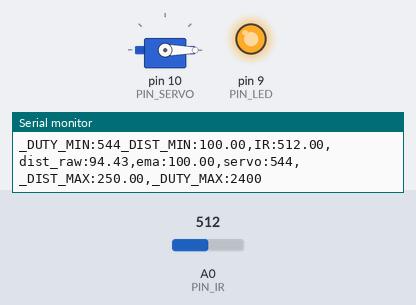
A sketch run on a simulated Arduino Uno, built with avr-gcc and run on an emulated ATmega328P. On the bench: servo, output pins drawn as LEDs (lit = HIGH), the last lines printed to the serial monitor. The test bench sets the inputs (shaded band); at power-on: A0 (PIN_IR) = 512.

Above: at 1.2 s.
1.3 s: A0 (PIN_IR) set to 479
At 2.6 s:
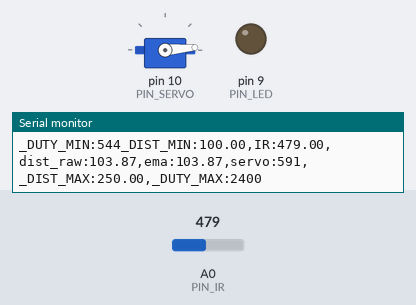
2.9 s: A0 (PIN_IR) set to 306
At 4.2 s:
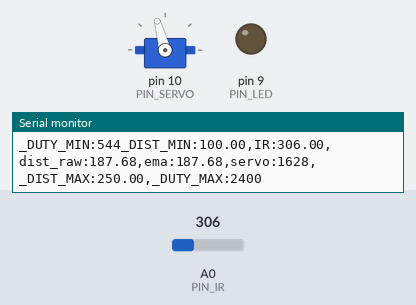
4.5 s: A0 (PIN_IR) set to 240
At 5.0 s:
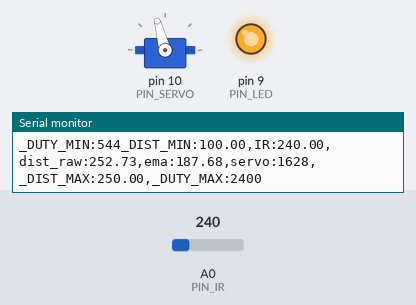
6.0 s: A0 (PIN_IR) set to 243
At 7.0 s:
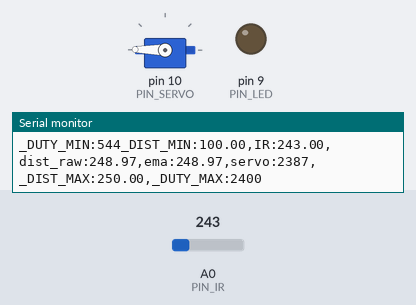
7.7 s: A0 (PIN_IR) set to 260
At 8.4 s:
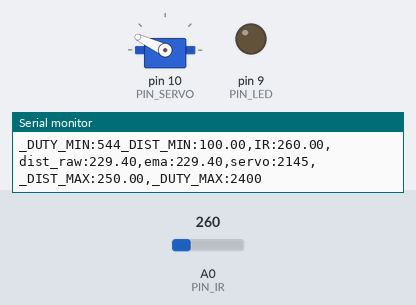
9.3 s: A0 (PIN_IR) set to 122
At 9.9 s:
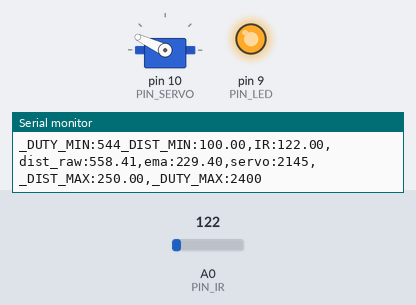
Timing chart, 0 to 11.8 s (numbered marks = the images above; inputs shaded):
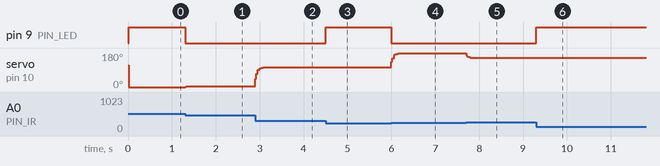

Measured:
- the behaviour switches between 493 and 492 on A0 (PIN_IR) (found by bisection; images 0 and 1)
- the behaviour switches between 242 and 243 on A0 (PIN_IR) (found by bisection; images 3 and 4)
- after the input at 1.3 s, pin 9 (PIN_LED): HIGH → LOW at once; servo on pin 10 (PIN_SERVO): 0° → 4° at once, → 5° 0.14 s later
- after the input at 2.9 s, servo on pin 10 (PIN_SERVO): 5° → 105° at once
- after the input at 4.5 s, pin 9 (PIN_LED): LOW → HIGH at once
- after the input at 6.0 s, pin 9 (PIN_LED): HIGH → LOW at once; servo on pin 10 (PIN_SERVO): 105° → 178° at once, → 179° 0.22 s later
- after the input at 7.7 s, servo on pin 10 (PIN_SERVO): 179° → 155° at once
- after the input at 9.3 s, pin 9 (PIN_LED): LOW → HIGH at once

The sketch:

17P14.ino
```cpp
#include <Servo.h>

// Arduino pin assignment

#define PIN_IR    0         // IR sensor at Pin A0
#define PIN_LED   9
#define PIN_SERVO 10

#define _DUTY_MIN 544  // servo full clock-wise position (0 degree)
#define _DUTY_NEU 1742  // servo neutral position (90 degree)
#define _DUTY_MAX 2400  // servo full counter-clockwise position (180 degree)

#define _DIST_MIN  100.0   // minimum distance 100mm
#define _DIST_MAX  250.0   // maximum distance 250mm

#define EMA_ALPHA  0.4      // for EMA Filter

#define LOOP_INTERVAL 20   // Loop Interval (unit: msec)

Servo myservo;
unsigned long last_loop_time;   // unit: msec

float dist_prev = _DIST_MIN;
float dist_ema = _DIST_MIN;

float selfmap(float a, float b, float c, float d, float e) { //map
  return (a-b)*(e-d) / (c-b) + d;
}
void setup()
{
  pinMode(PIN_LED, OUTPUT);

  myservo.attach(PIN_SERVO);
  myservo.writeMicroseconds(_DUTY_NEU);

  Serial.begin(1000000);    // 1,000,000 bps
}

void loop()
{
  unsigned long time_curr = millis();
  int duty;
  float a_value, dist_raw;

  // wait until next event time
  if (time_curr < (last_loop_time + LOOP_INTERVAL))
    return;
  last_loop_time += LOOP_INTERVAL;

  a_value = analogRead(PIN_IR);
  dist_raw = ((6762.0 / (a_value - 9.0)) - 4.0) * 10.0;

  float dist_filtered;

  if (dist_raw >= _DIST_MIN && dist_raw <= _DIST_MAX) {
    dist_filtered = dist_raw;
    digitalWrite(PIN_LED, LOW);
  } else {
    dist_filtered = dist_prev;
    digitalWrite(PIN_LED, HIGH);
  }
  dist_prev = dist_filtered;

  dist_ema = EMA_ALPHA * dist_filtered + (1.0 - EMA_ALPHA) * dist_ema;

  duty = selfmap(dist_ema, _DIST_MIN, _DIST_MAX, _DUTY_MIN, _DUTY_MAX);
  //duty = // Put map() equivalent code here

  myservo.writeMicroseconds(duty);

  Serial.print("_DUTY_MIN:");  Serial.print(_DUTY_MIN);
  Serial.print("_DIST_MIN:");  Serial.print(_DIST_MIN);
  Serial.print(",IR:");        Serial.print(a_value);
  Serial.print(",dist_raw:");  Serial.print(dist_raw);
  Serial.print(",ema:");       Serial.print(dist_ema);
  Serial.print(",servo:");     Serial.print(duty);
  Serial.print(",_DIST_MAX:"); Serial.print(_DIST_MAX);
  Serial.print(",_DUTY_MAX:"); Serial.print(_DUTY_MAX);
  Serial.println("");
}
```
